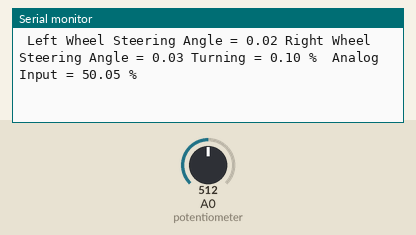
Bench run of a sketch on a simulated Arduino Uno, built with avr-gcc and run on an emulated ATmega328P. Shown: the last lines printed to the serial monitor. The inputs (shaded band) are chosen by the test bench; at power-on: A0 (potentiometer) = 512.

Above: at 1.2 s.
1.3 s: A0 (potentiometer) set to 306
At 1.31 s:
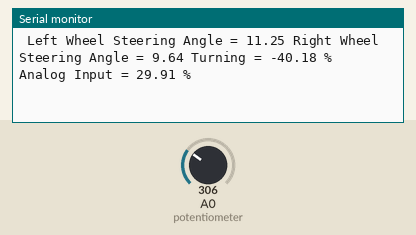
4.3 s: A0 (potentiometer) set to 284
At 4.3 s:
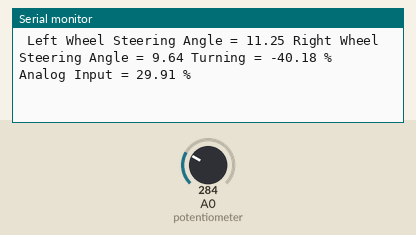
7.3 s: A0 (potentiometer) set to 1011
At 7.3 s:
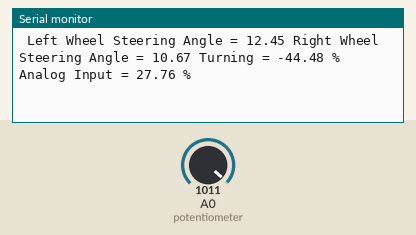
8.8 s: A0 (potentiometer) set to 1023
At 8.83 s:
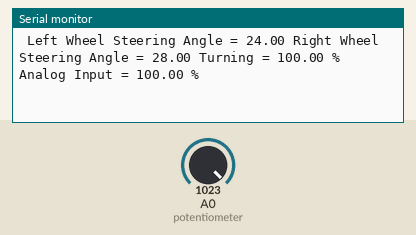
Timing chart, 0 to 11.8 s (numbered marks = the images above; inputs shaded):
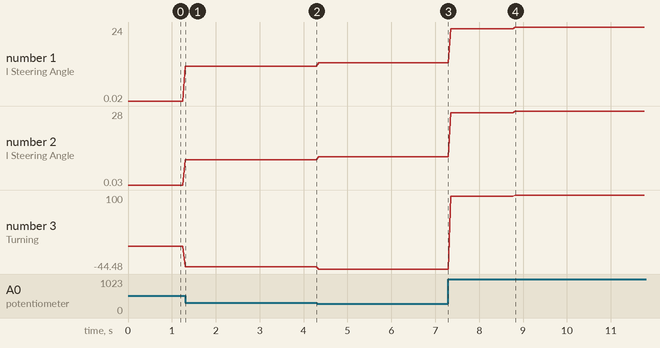

Measured:
- after the input at 1.3 s, the serial monitor: prints a new line at once (image 1)
- after the input at 8.8 s, the serial monitor: prints a new line at once (image 4)
- plotted number 1: 0.02 → 11.25 after the input at 1.3 s, 11.25 → 12.45 after the input at 4.3 s, 12.45 → 23.44 after the input at 7.3 s, 23.44 → 24 after the input at 8.8 s
- plotted number 2: 0.03 → 9.64 after the input at 1.3 s, 9.64 → 10.67 after the input at 4.3 s, 10.67 → 27.34 after the input at 7.3 s, 27.34 → 28 after the input at 8.8 s
- plotted number 3: 0.1 → -40.18 after the input at 1.3 s, -40.18 → -44.48 after the input at 4.3 s, -44.48 → 97.65 after the input at 7.3 s, 97.65 → 100 after the input at 8.8 s

The sketch:

_20190202SteeringWheelSignalManipulationRev2.ino
```cpp
//stores % steering wheel has turned left or right.
//stores what the steering angle is based on that value.

float AnalogInput;
float AnalogPercent;
float TurningPercent;
float RightTurningPercent;
float LeftTurningPercent;
float RightWheelSteeringAngle; //Alpha
float LeftWheelSteeringAngle; //Beta
float LeftWheelTurningRadius;
float RightWheelTurningRadius;
float WheelBase = 1.54; //Distance from rear to front wheels is 1.54 metres.
float WheelSteeringAngle;

void setup() {

Serial.begin(115200); //Baud rate between computer and Arduino.
}

void loop() {

AnalogInput = analogRead(A0); //Value from potentiometer placed into "ThrottleInput".
AnalogPercent = ((AnalogInput / 1023.00) * 100.00); //Analog Input value converted to %.

TurningPercent = (AnalogPercent - 50) * 2; //Convert the 50-100 and 0 -50 range to 0-100% of turning either direction


if (AnalogPercent > 50) //If turning right
{
  RightWheelSteeringAngle = ((TurningPercent / 100) * 28); //Steering angle of right wheel is between 0-28 degrees
  LeftWheelSteeringAngle = ((TurningPercent / 100) * 24); //Steering angle of left wheel is between 0-28 degrees
}
  else if (AnalogPercent < 50) //If turning left
  {
    RightWheelSteeringAngle = (((TurningPercent / 100) * 24)*(-1));
    LeftWheelSteeringAngle = (((TurningPercent / 100) * 28)*(-1));
  }

//InnerTurningRadius = (WheelBase / (tan(WheelSteeringAngle*(3.14159/180)))); //Turn radius = (w/tan(Alpha)) and convert rads to degrees.
//Convert radians into degrees.

//Serial.print(" Inner Turning Radius = ");
//Serial.print(InnerTurningRadius);
Serial.print(" Left Wheel Steering Angle = ");
Serial.print(LeftWheelSteeringAngle);
Serial.print(" Right Wheel Steering Angle = ");
Serial.print(RightWheelSteeringAngle);
Serial.print(" Turning = ");
Serial.print(TurningPercent);
Serial.print(" % ");
//Serial.print(" Turning Left = ");
//Serial.print(LeftTurningPercent);
//Serial.print(" % ");
Serial.print(" Analog Input = ");
Serial.print(AnalogPercent);
Serial.println(" % ");
delay(50);  //Delay for stability.

}
```
